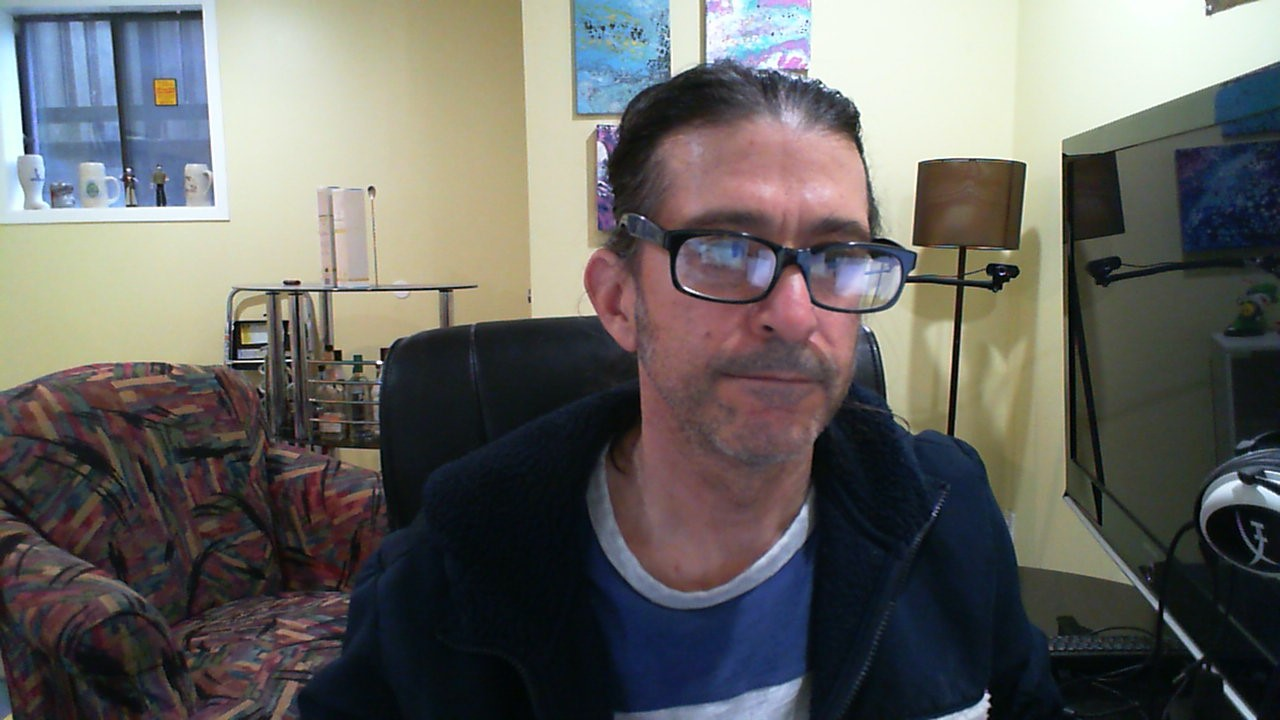
#> input picture dataset/real/10Cr.jpg, 1280 x 720 px; its folder holds 4 pictures in this run
$ jupyter execute --allow-errors main.ipynb
#> lines starting #> are read from the running program, lines starting #| are printed output that depends on the picture
[cell 1]
import cv2
from matplotlib import pyplot as plt
import numpy as np
import os

def face_detectCrop(img):
    face_cascade = cv2.CascadeClassifier('haarcascade_frontalface_default.xml')
    gray = cv2.cvtColor(img, cv2.COLOR_BGR2GRAY)
    faces = face_cascade.detectMultiScale(gray,1.1,4)
    if(len(faces)>=2):
        faces = faces[1]
        faces = np.expand_dims(faces,axis = 0)
    if(len(faces)!=0):
        if(faces[0][2]<=200):
            faces = ()
    #face = faces[0]
    return faces
import sklearn
import math
sift = cv2.SIFT_create()

***1. Crop Images to Isolate for Face***

[cell 2]
Real_dir = "dataset/real/"
Fake_dir = "dataset/fake/"
real_arr=[]
fake_arr=[]
real_faces=[]
fake_faces=[]
for filename in os.listdir(Real_dir):
    if(filename.endswith(".jpg")):
        sample = cv2.imread(Real_dir+filename)
#> sample is the input picture: shape (720, 1280, 3); mean B, G, R 98.5, 101.5, 102.4
        face = face_detectCrop(sample)
#> in face_detectCrop, `gray = cv2.cvtColor(img, cv2.COLOR_BGR2GRAY)`:
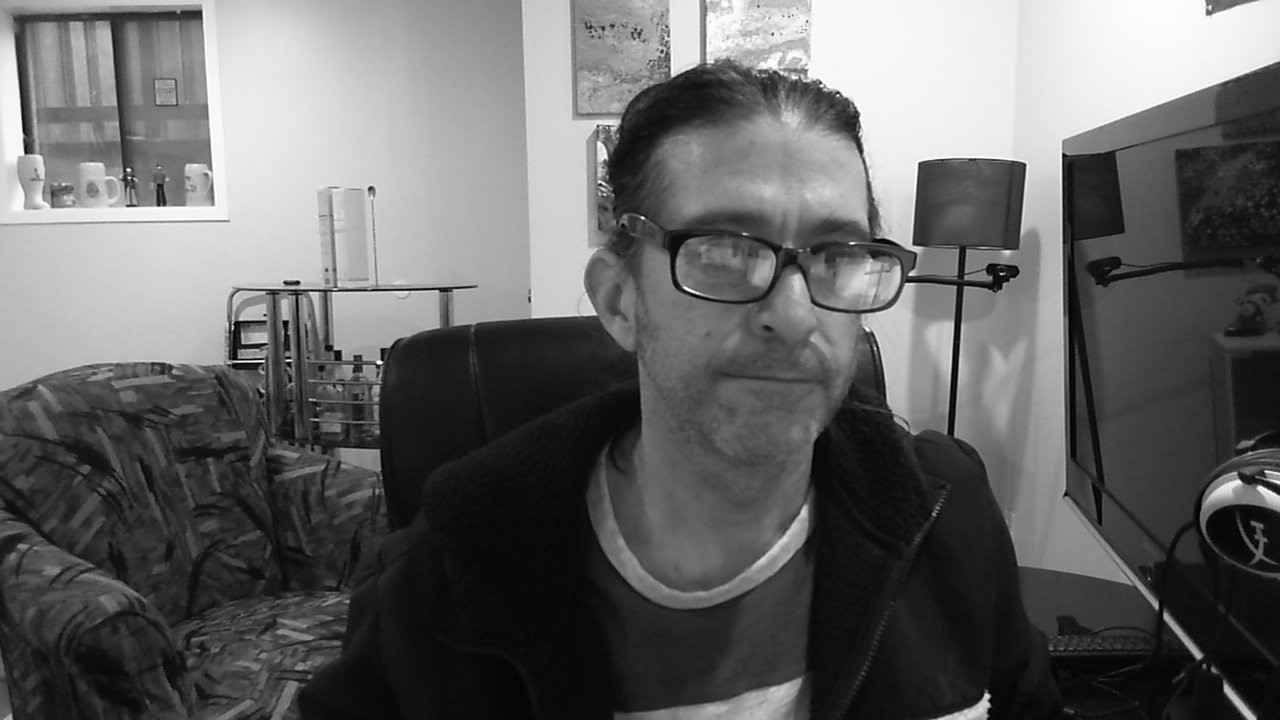
#> gray: shape (720, 1280); min 0, max 255, mean 101.5
#> in face_detectCrop, `faces = face_cascade.detectMultiScale(gray,1.1,4)`: faces = [[591, 112, 345, 345]]
#> face = [[591, 112, 345, 345]]
        #print(face)
        real_faces.append(face)
#         print(Real_dir+filename)
        real_arr.append(sample)
#> pass 2 of the loop `for filename in os.listdir(Real_dir):`:
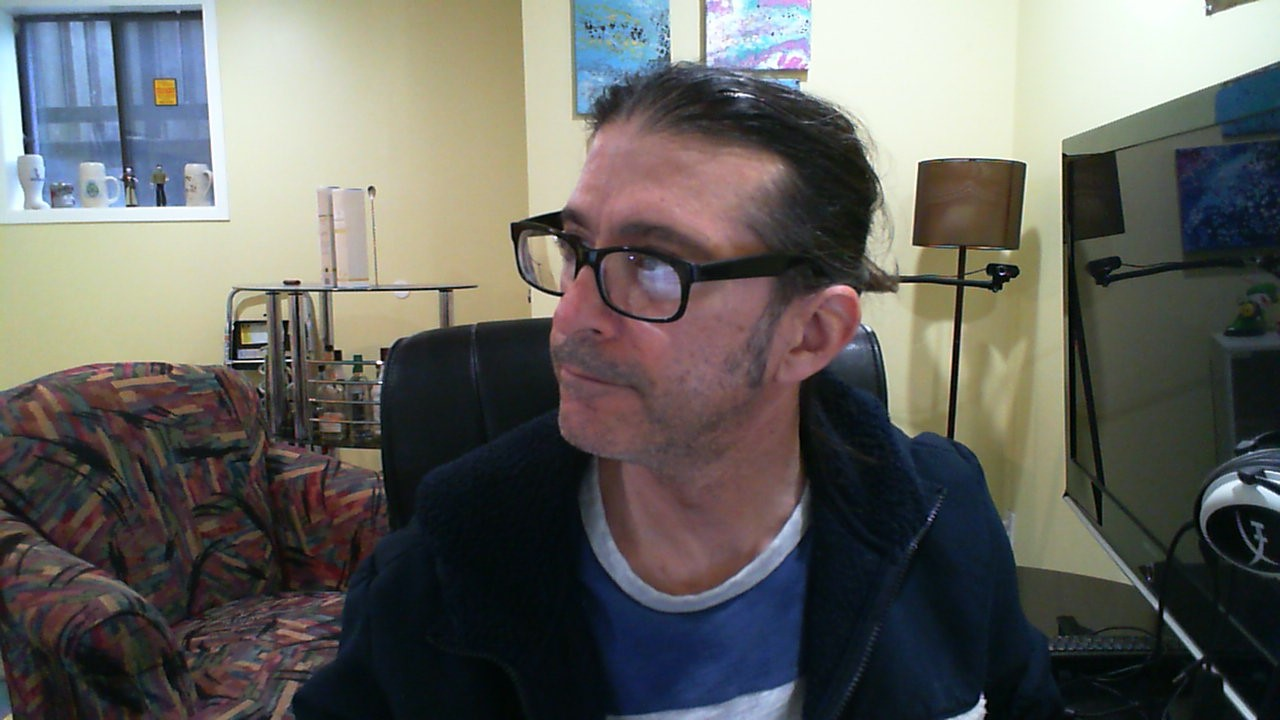
#> input picture dataset/real/10Lr.jpg, 1280 x 720 px
#> sample is the input picture: shape (720, 1280, 3); mean B, G, R 95.9, 100, 100.3
#> in face_detectCrop (call 2), `gray = cv2.cvtColor(img, cv2.COLOR_BGR2GRAY)`:
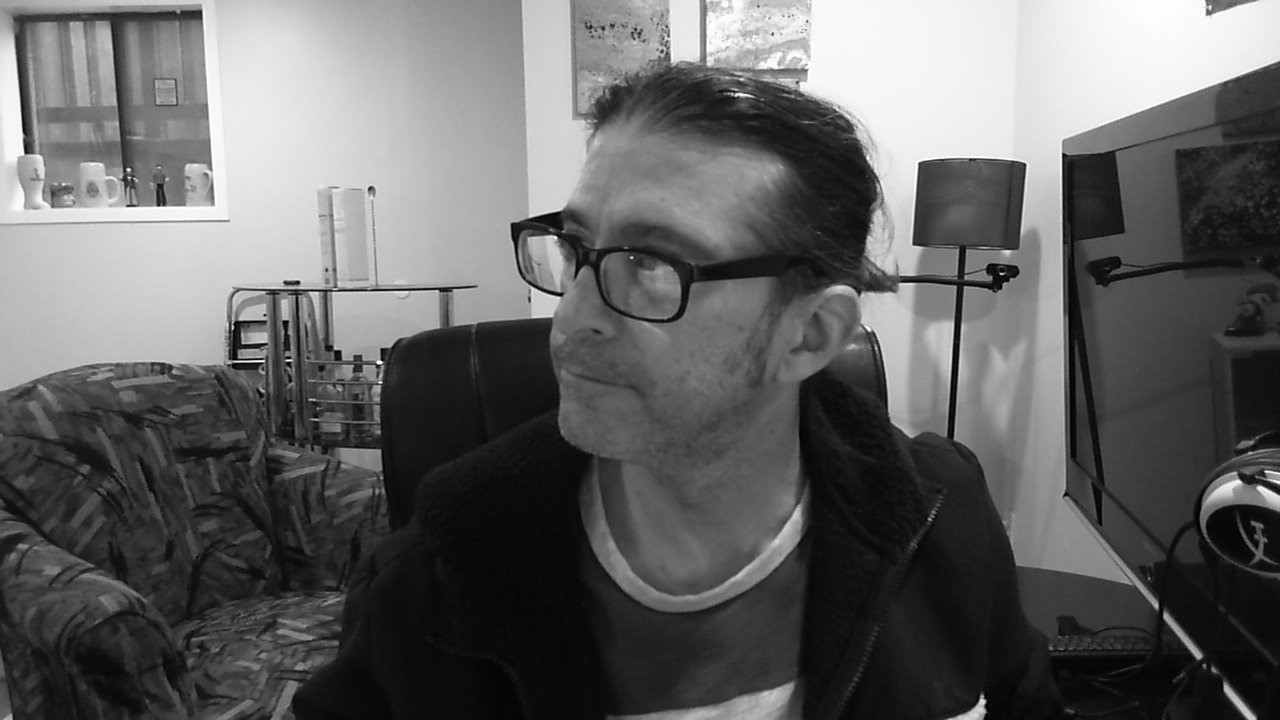
#> gray: shape (720, 1280); min 0, max 255, mean 99.6
#> faces = ()
#> pass 3 of the loop `for filename in os.listdir(Real_dir):`:
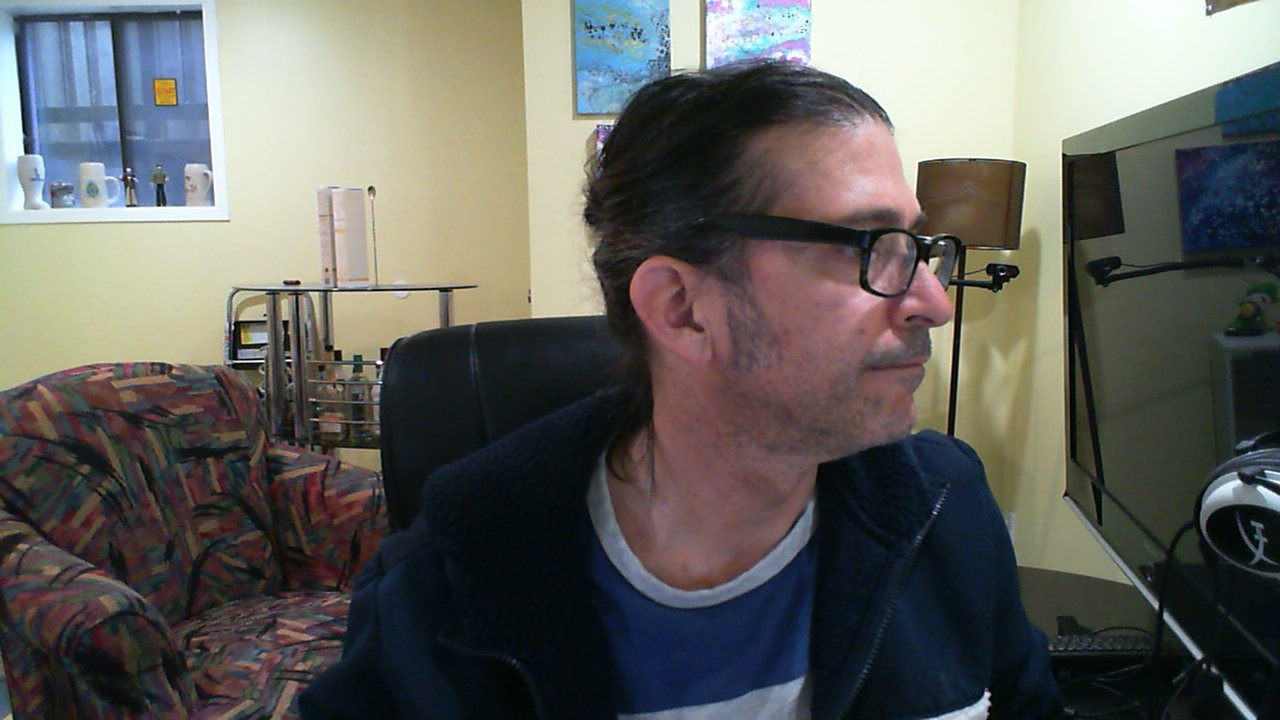
#> input picture dataset/real/10Rr.jpg, 1280 x 720 px
#> sample is the input picture: shape (720, 1280, 3); mean B, G, R 93.8, 97.8, 98.1
#> in face_detectCrop (call 3), `gray = cv2.cvtColor(img, cv2.COLOR_BGR2GRAY)`:
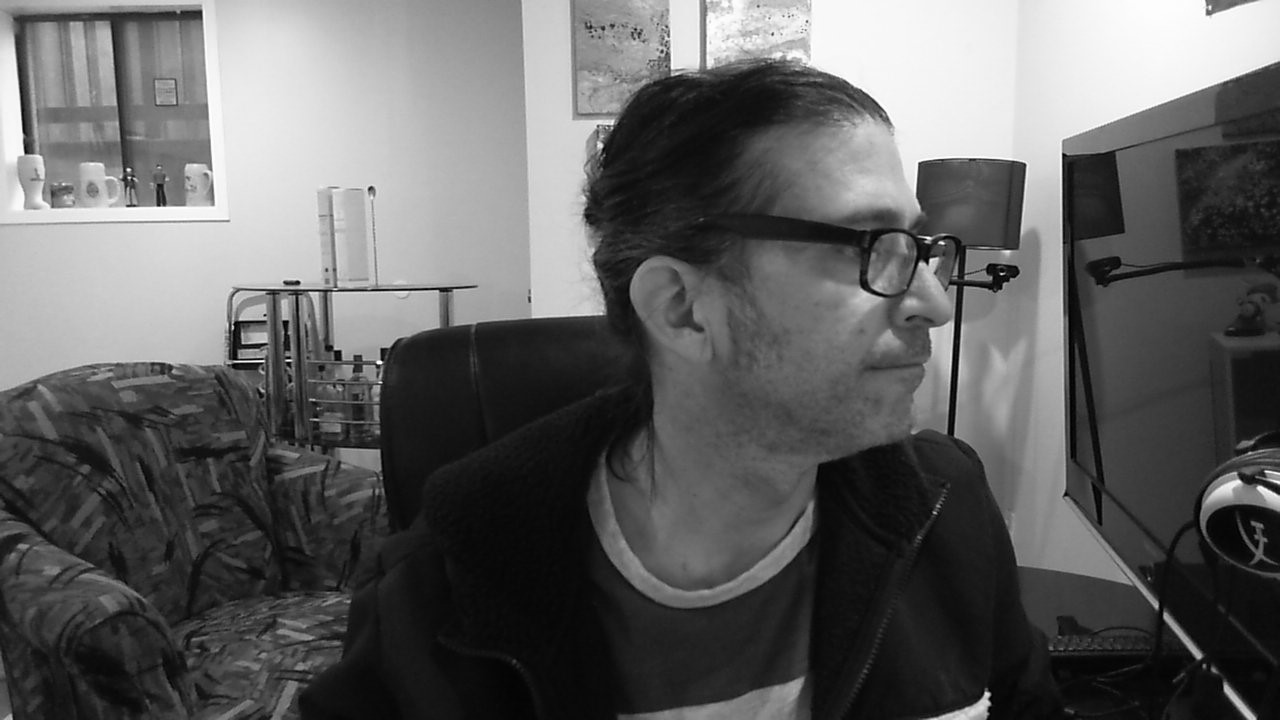
#> gray: shape (720, 1280); min 0, max 255, mean 97.5
#> the loop made 4 passes; the first 3 are shown

#> (the rest of this cell did not finish here and is left out)

***2. Function for generating Disparity Map***

[cell 3]
index_params = dict(algorithm = 1, tress = 5)
#> index_params = {'algorithm': 1, 'tress': 5}
search_params = dict (checks = 50)
flann = cv2.FlannBasedMatcher(index_params,search_params)
bf=cv2.BFMatcher()
retval = cv2.StereoBM_create(numDisparities=16, blockSize=5)

def Generate_kp_and_Descriptors(img1,img2, gray1, gray2):
    kp1, des1 = sift.detectAndCompute (img1, None)
    kp2, des2 = sift.detectAndCompute (img2, None)

    #matches = flann.knnMatch(des1, des2,k=2)
    matches = bf.knnMatch(des1,des2,k=2)
    pts1 = []
    pts2 = []

    for i,(m,n) in enumerate(matches):
        if m.distance <0.9*n.distance:
            pts2.append(kp2[m.trainIdx].pt)
            pts1.append(kp1[m.queryIdx].pt)
    pts1 = np.int32(pts1)
    pts2 = np.int32(pts2)
    F, mask = cv2.findFundamentalMat(pts1,pts2,cv2.FM_LMEDS)

    pts1 = pts1[mask.ravel()==1]
    pts2 = pts2[mask.ravel()==1]

    size1 = (img1.shape[1], img1.shape[0])
    size2 = (img2.shape[1], img2.shape[0])

    retval, H1, H2 = cv2.stereoRectifyUncalibrated(pts1, pts2, F, size1)
    output1 = cv2.warpPerspective(gray1, H1, size1, flags = cv2.INTER_LINEAR)
    output2 = cv2.warpPerspective(gray2, H2, size1, flags = cv2.INTER_LINEAR)

    #print(output1.shape)
    #print(output2.shape)

    retval = cv2.StereoBM_create(numDisparities=16, blockSize=5)
    disparity_output = retval.compute(output1, output2)
    return disparity_output

***3. Calculate Standard Deviation Between Disparity Maps and Calculate for possible Classification outcomes***

[cell 4]
stand_devReal1=[]
stand_devReal2=[]
stand_devReal3=[]

stand_devFake1=[]
stand_devFake2=[]
stand_devFake3=[]

i=0

for arr in fake_arr:
#     print(arr.shape)
    i+=1
# print("real_arr count:", i)

#> (the rest of this cell did not finish here and is left out)
